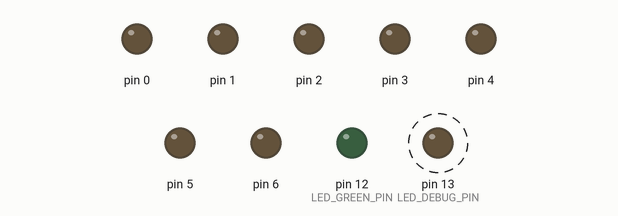
Simulated run of this sketch. Board: Arduino Uno, built with avr-gcc and run on an emulated ATmega328P. Shown: output pins drawn as LEDs (lit = HIGH). Dashed ring = blinking.

Above: at 0.5 s.
Timing chart, 0 to 4.6 s (numbered marks = the images above):
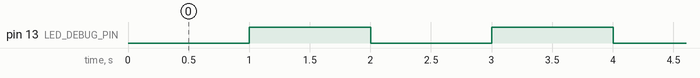

The sketch:

TIMER_interrupt.ino
```cpp
#include "global.h"

int main(void) {
  volatile uint32_t delay;
  volatile uint64_t LED_timeout, sw_timeout;
  uint8_t toggle = 0;
  uint8_t sw;

  SYS_Error_Check(SYS_Init());

  LED_timeout = SYS_TICK + 1000;
  sw_timeout = SYS_TICK + 20;

  for (;;) {
    if (SYS_TICK > LED_timeout) {
      LED_timeout = SYS_TICK + 1000;

      if (toggle) {
        SYS_Error_Check(GPIO_Write(LED_DEBUG_PIN, GPIO_LOW));
        toggle = 0;
      } else {
        SYS_Error_Check(GPIO_Write(LED_DEBUG_PIN, GPIO_HIGH));
        toggle = 1;
      }

    }

    // this currently doesn't work
    if (SYS_TICK > sw_timeout) {
      sw_timeout = SYS_TICK + 20;

      SYS_Error_Check(GPIO_Read(SW1_PIN, &sw));

      if(sw == GPIO_HIGH) SYS_Error_Check(GPIO_Write(LED_GREEN_PIN, GPIO_HIGH));
      else SYS_Error_Check(GPIO_Write(LED_GREEN_PIN, GPIO_LOW));

    }

  }
}
```

global.h
```cpp
#ifndef __GLOBAL_H__
#define __GLOBAL_H__

#define LED_DEBUG_DDR     DDRB
#define LED_DEBUG_PORT    PORTB

#include <stdint.h>
#include <avr/io.h>
#include <avr/interrupt.h>

#include "sys.h"
#include "timer0.h"
#include "gpio.h"

#define LED_DEBUG_PIN     13
#define LED_GREEN_PIN     12
#define SW1_PIN           7

#endif
```

sys.c
```cpp
#include "global.h"

int32_t SYS_ERROR_NUM;
volatile uint64_t SYS_TICK;

void SYS_Fatal_Error(int32_t err) {
  DDRB |= 0x20;
  PORTB |= 0x20;
  for(;;);
}

int32_t SYS_Init(void) {
  SYS_Error_Check(TIMER0_Init());
  SYS_TICK = 0;
  sei();

  SYS_Error_Check(GPIO_Init());
  SYS_Error_Check(GPIO_Mode(LED_DEBUG_PIN, GPIO_OUTPUT));
  SYS_Error_Check(GPIO_Mode(LED_GREEN_PIN, GPIO_OUTPUT));
  SYS_Error_Check(GPIO_Mode(SW1_PIN, GPIO_INPUT));

  SYS_Error_Check(GPIO_Write(LED_DEBUG_PIN, GPIO_LOW));
  SYS_Error_Check(GPIO_Write(LED_GREEN_PIN, GPIO_LOW));


  return SYS_SUCCESS;
}
```

sys.h
```cpp
#ifndef __SYS_H__
#define __SYS_H__

#ifdef __cplusplus
extern "C" {
#endif

#define SYS_ERROR_BASE      0x00001000
#define SYS_SUCCESS         0

extern volatile uint64_t SYS_TICK;
#define SYS_Error_Check(x)  if(( SYS_ERROR_NUM = (x)) != 0) SYS_Fatal_Error(SYS_ERROR_NUM)

extern int32_t SYS_ERROR_NUM;
extern void SYS_Fatal_Error(int32_t err);
extern int32_t SYS_Init(void);

#ifdef __cplusplus
}
#endif

#endif
```

timer0.c
```cpp
#include "global.h"

int32_t TIMER0_Init(void) {
  TCCR0A = 0x02;
  TCCR0B = 0x03;
  OCR0A = 249;
  TIFR0 = 0x07;
  TIMSK0 = 0x02;
  return TIMER0_SUCCESS;
}

ISR(TIMER0_COMPA_vect) {
  SYS_TICK++;
}
```

timer0.h
```cpp
#ifndef __TIMER0_H__
#define __TIMER0_H__

#ifdef __cplusplus
extern "C" {
#endif

#define TIMER0_ERROR_BASE         0x00003000
#define TIMER0_SUCCESS            0
#define TIMER0_ERROR_RANGE        (TIMER0_ERROR_BASE + 1) //0x00003001

extern int32_t TIMER0_Init(void);

#ifdef __cplusplus
}
#endif

#endif
```

gpio.c
```cpp
#include "global.h"

int32_t GPIO_Init(void) {
  DDRD = 0x00;
  DDRB = 0x00;
  PORTD = 0x00;
  PORTB = 0x00;
  return GPIO_SUCCESS;
}

int32_t GPIO_Mode(uint8_t pin, uint8_t direction) {
  if (pin > GPIO_MAX) return GPIO_ERROR_RANGE;
  if (direction > GPIO_OUTPUT) return GPIO_ERROR_RANGE;


  if (direction == GPIO_OUTPUT) {     //output
    if (pin < 8) DDRD |= (1 << pin);  //port D 10 to 7
    else DDRB |= (1 << (pin & 7));
  } else {                             //input
    if (pin < 8) DDRD |= ~(1 << pin);  //PORTD 0 to 7
    else DDRB |= ~(1 << (pin & 7));    //PORTB (8 to 13,becomes 0 to 5)
  }
  return GPIO_SUCCESS;
}

int32_t GPIO_Write(uint8_t pin, uint8_t state) {
  if (pin > GPIO_MAX) return GPIO_ERROR_RANGE;
  if (state > GPIO_HIGH) return GPIO_ERROR_VALUE;

  if (state == GPIO_HIGH) {
    if (pin < 8) PORTD |= (1 << pin);
    else (PORTB |= (1 << (pin & 7)));
  } else {
    if (pin < 8) PORTD &= ~(1 << pin);
    else (PORTB &= ~(1 << (pin & 7)));
  }

  return GPIO_SUCCESS;
}

int32_t GPIO_Read(uint8_t pin, uint8_t* value) {
  if (pin > GPIO_MAX) return GPIO_ERROR_RANGE;

  if (pin < 8) *value = PORTD & (1 << pin);  // PIND (0 to 7)
  else *value = PORTB & (1 << (pin & 7));    // PINB (8 to 13, becomes 0 to 5)

  if (*value > 0) *value = GPIO_HIGH;
  return GPIO_SUCCESS;
}
```

gpio.h
```cpp
#include <stdint.h>
#ifndef __GPIO_H__
#define __GPIO_H__

#ifdef __cplusplus
extern "C" {
#endif

#define GPIO_ERROR_BASE         0x00003000
#define GPIO_SUCCESS            0
#define GPIO_ERROR_RANGE        (GPIO_ERROR_BASE + 1) //0x00003001
#define GPIO_ERROR_VALUE        (GPIO_ERROR_BASE + 2) //0x00003002

#define GPIO_MIN                0
#define GPIO_MAX                13

#define GPIO_INPUT              0
#define GPIO_OUTPUT             1

#define GPIO_LOW                0
#define GPIO_HIGH               1

extern int32_t GPIO_Init(void);
extern int32_t GPIO_Mode(uint8_t pin, uint8_t direction);
extern int32_t GPIO_Write(uint8_t pin, uint8_t state);
extern int32_t GPIO_Read(uint8_t pin, uint8_t* value);

#ifdef __cplusplus
}
#endif

#endif
```

Measured:
- by itself, pin 13 (LED_DEBUG_PIN): alternates HIGH for 1.0 s and LOW for 1.0 s
